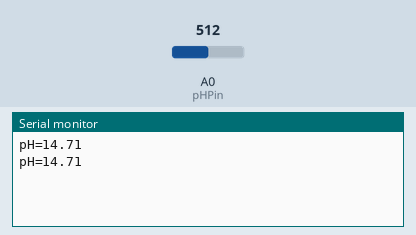
Simulated run of this sketch. Board: Arduino Uno, built with avr-gcc and run on an emulated ATmega328P. Shown: the last lines printed to the serial monitor. The inputs (shaded band) are chosen by the test bench; at power-on: A0 (pHPin) = 512.

Above: at 2.8 s.
2.9 s: A0 (pHPin) set to 716
At 4.6 s:
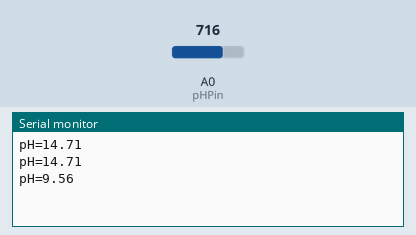
5.6 s: A0 (pHPin) set to 900
At 7.4 s:
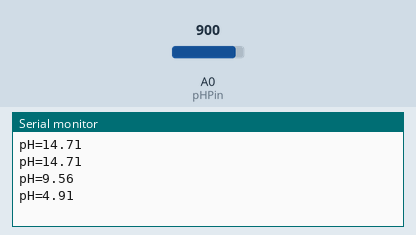
Timing chart, 0 to 8.9 s (numbered marks = the images above; inputs shaded):
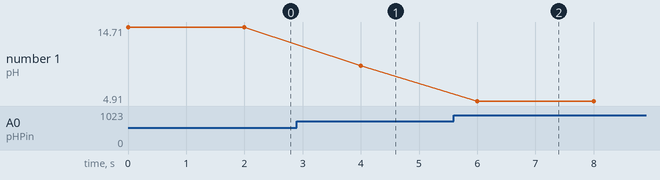

The sketch:

pH.ino
```cpp
int pHPin = A0; // Broche pour le pH-mètre (Analogique)

// Coefficients de l'équation de la droite trouvés après calibration
// pH = a * tension + b
float a = -5.165; // Exemple de coefficient a
float b = 27.632; // Exemple de coefficient b

void setup() {
  Serial.begin(115200); // Vitesse de la communication série à 115200 bauds pour l'Arduino
}

void loop() {
  int rawPhValue = analogRead(pHPin); // Lecture de la valeur analogique pour le pH
  float voltagePh = rawPhValue * (5.0 / 1023.0); // Conversion en tension (5V comme tension de référence)
  float phValue = a * voltagePh + b; // Conversion de la tension en pH en utilisant l'équation de la droite

  // Serial.print("rawPhValue=");
  // Serial.print(rawPhValue); // Affiche la valeur brute lue par l'Arduino
  // Serial.print(", Voltage=");
  // Serial.print(voltagePh); // Affiche la tension calculée
  Serial.print("pH=");
  Serial.println(phValue); // Affiche la valeur de pH calculée

  delay(2000); // Délai de 2 secondes avant la prochaine lecture
}
```

Measured:
- after the input at 2.9 s, the serial monitor: prints a new line after 1.1 s (image 1)
- after the input at 5.6 s, the serial monitor: prints a new line after 0.40 s (image 2)
- plotted number 1: 14.71 → 9.56 after the input at 2.9 s, 9.56 → 4.91 after the input at 5.6 s
